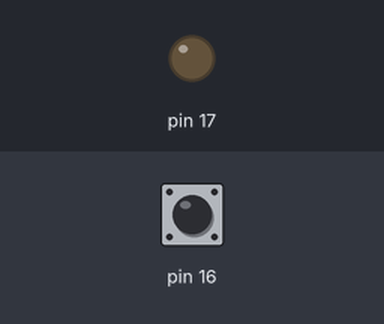
Bench run of a sketch on a simulated Arduino Mega 2560, built with avr-gcc and run on an emulated ATmega2560. Shown: output pins drawn as LEDs (lit = HIGH). The test bench sets the inputs (shaded band); at power-on: pin 16 HIGH.

Above: at 0.6 s.
At 4.6 s:
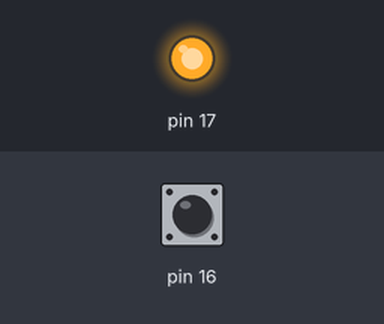
Timing chart, 0 to 6.2 s (numbered marks = the images above):
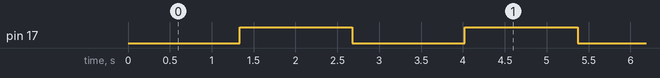

Measured:
- by itself, pin 17: alternates HIGH for 1.3 s and LOW for 1.3 s

The sketch:

remix_ejercicios.ino
```cpp
boolean boton = false; // una variable booleana guarda únicamente dos valores posibles "true" (cierto) o "false" (falso).
int brillo = 0;

void setup() {
 pinMode(16, INPUT_PULLUP);
Serial1.begin(115200); // recuerde que en el IDE hay que poner Serial.begin(115200), sin el 1;

}

void loop() {
  boton = digitalRead(16); // lea si el GPIO 14 está o no conectado a GND y guarde el resultado en una variable

  brillo = brillo + 1; // incrementar el valor de la variable 'brillo'
  if(brillo > 255){ // si el valor de la variable es mayor que 255 ...
      brillo=0; // hacer que el valor de la variable vuelva a ser 0
  }

  if(boton==1){ // si el valor de la variable es 1 ..
    analogWrite(17,brillo); // prenda el LED rojo
    analogWrite(18,LOW); // y apague el azul
  }else{       // de lo contrario (si el valor de la variable es 0) ...
     analogWrite(17,LOW); // apague el LED rojo
     analogWrite(18,brillo);  // y prenda el azul
  }

   Serial.print("Estado botón:");
   Serial.print(boton);
   Serial.print("///"); // (opcional) envíe el valor de la variable por el puerto serial
   Serial.print("Cantidad de brillo:");
   Serial.println(brillo);

  delay(10);
}
```
